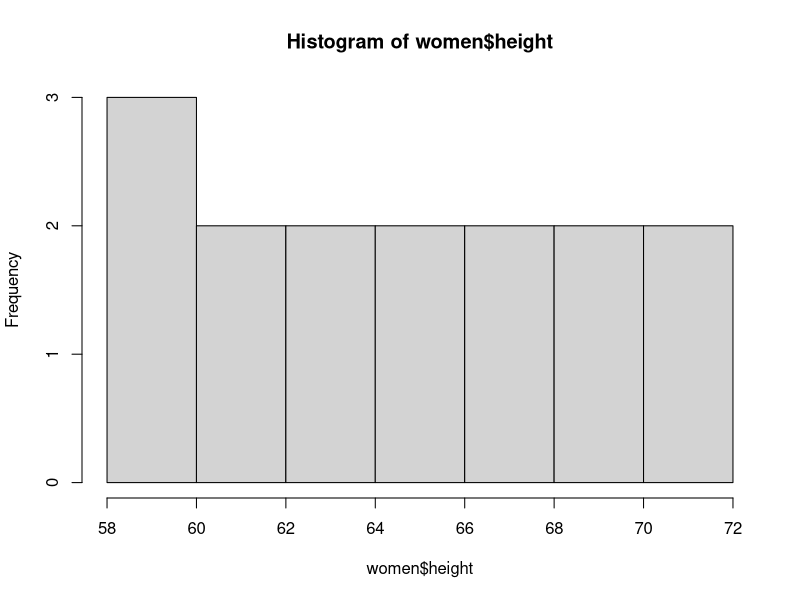
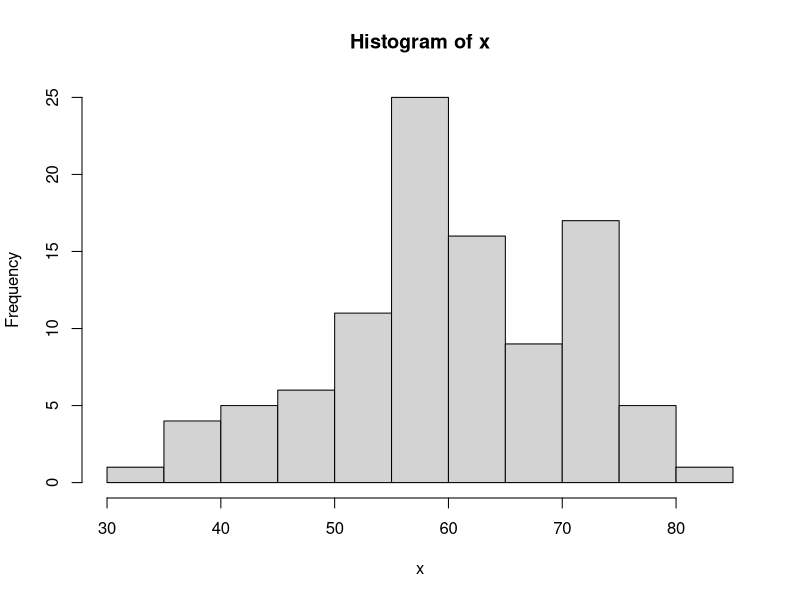
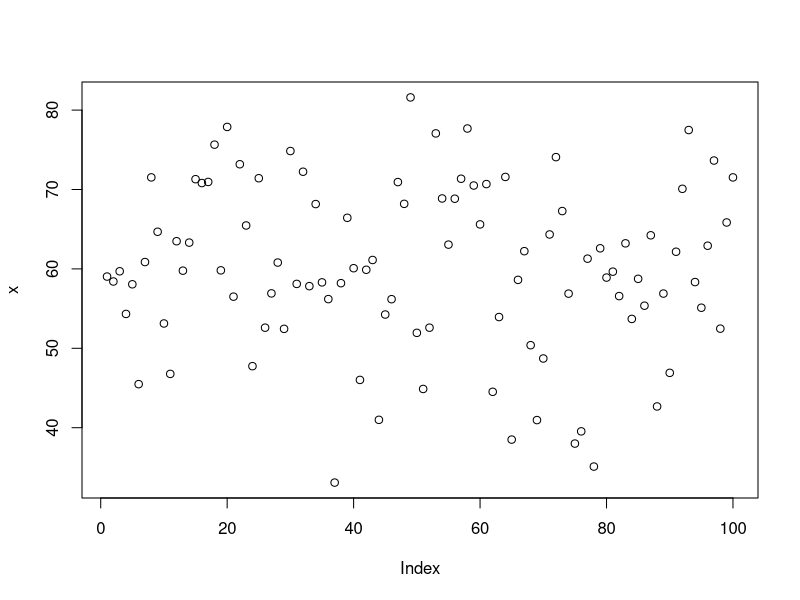
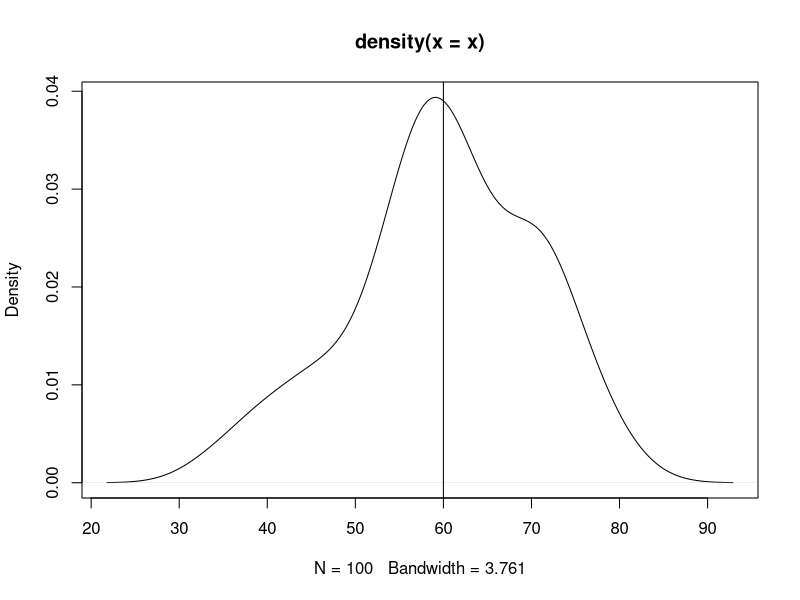
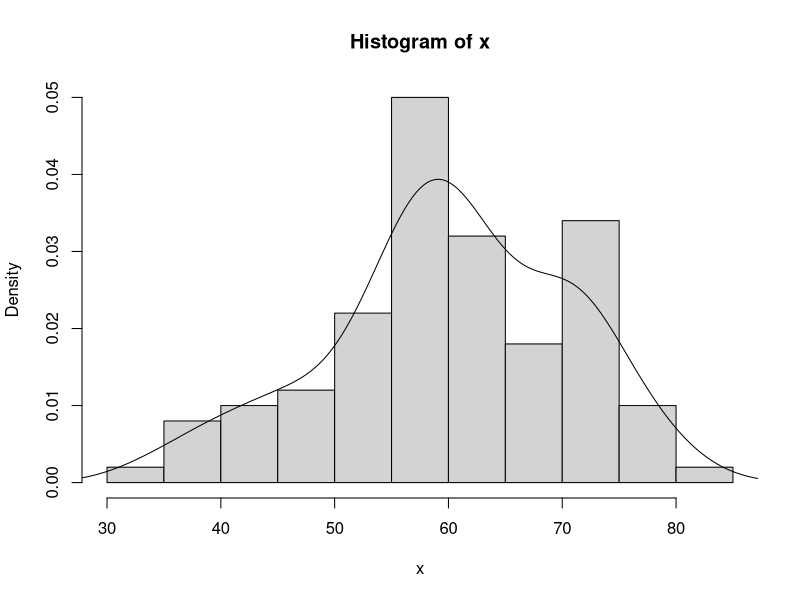
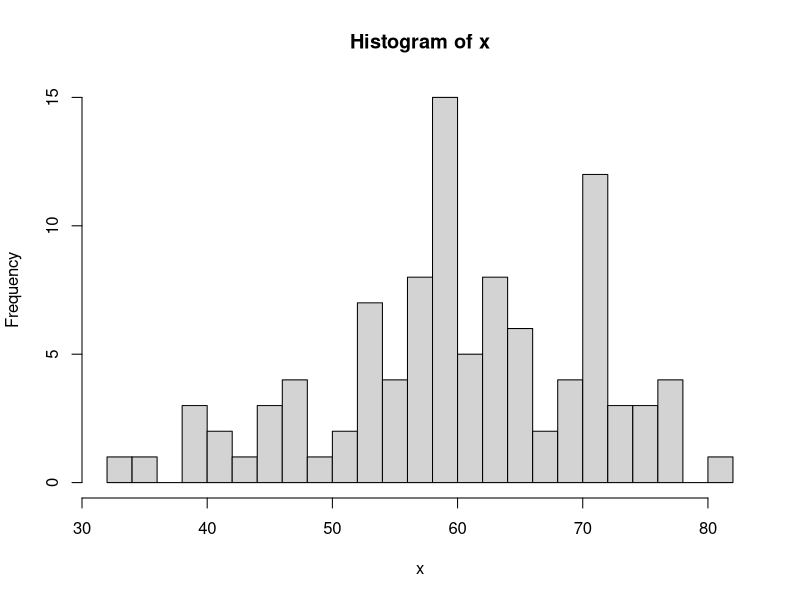
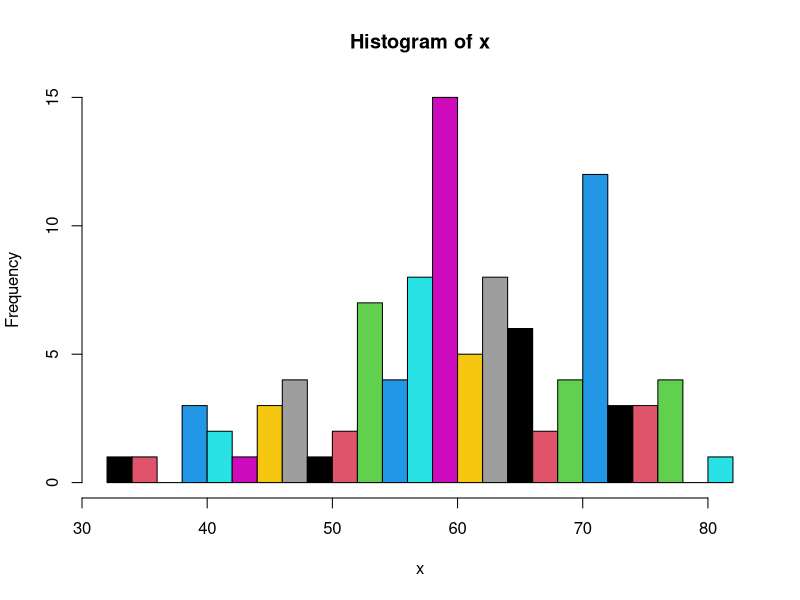
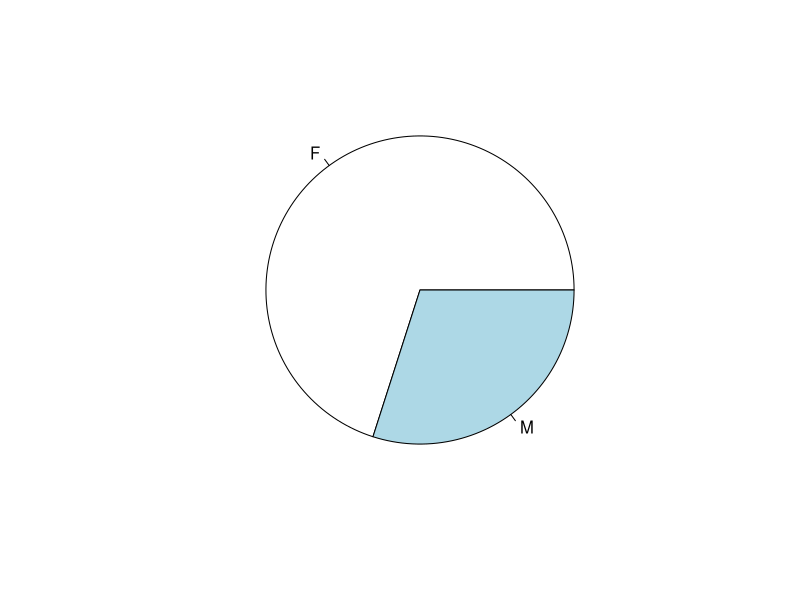

Source code (R) for these figures, in order:
#Data structures----
# The four dashes make a bookmark for easy access
#R is capable of handling larger data sets than Excel

#Vectors----
#The simplest data structure. Can store only one data type in it. 
v1<-1:100 #create a vector from 1 to 100
v2<-c(1,4,10,35,90)
class(v1) # integer is discrete, no decimal point
class(v2) #numeric is a double data type
v3<-c('a','Karthigeyan','Haren','Sushruth','Khan Singh') 
class(v3) #character vector
v4<-c(TRUE,T,F,FALSE)
class(v4) #logical vector

#Summary on vectors
mean(v1) #average
median(v1) #median middle value after sorting
sd(v1) #Standard deviation 
var(v1) # Variance
hist(women$height) #histogram is for continuous data, in bar graph there is a gap between columns
v2[v2>=5] #filtering the data from the vector
x<-rnorm(100,mean = 60,sd = 10)
x
hist(x)
plot(x)
plot(density(x)) #draw a curve fit
abline(v=60) #draw vertical line at v=

#rectangles and density lines together
hist(x,freq = F)
lines(density(x))

hist(x,breaks=20) #change no: of bins using breaks
hist(x, breaks = 20, col = 1:20) # add colour to the bin rectangles
length(x) # get the length of the vector
sd(x)
?sample
x1<-LETTERS[5:20]
x1
set.seed(1234) # fix the pattern using the 1234 as identifier for that sample. !! ALWAYS USE SET.SEED BEFORE SAMPLING !! 
y1<-sample(x1)
y1
set.seed(52)
(y2<-sample(x1,size = 5)) # parenthesis for printing variable after executing, saving a line used to print. !! NOT TO BE USED IN A PRODUCTION ENVIRONMENT ONLY LEARNING!!

gender<-sample(c('M','F'))
(gender<-sample(c('M','F'),size = 1000000,replace = T, prob = c(0.3,0.7)))
t1<-table(gender) #summarizes the count of vector
prop.table(t1) # gives proportion 
pie(t1) #generate a pie chart
barplot(t1, col=7:8, horiz = T) # generate a bar plot, col-- colour using range, horiz -- horizontal 


#Matrix----







#Arrays----
